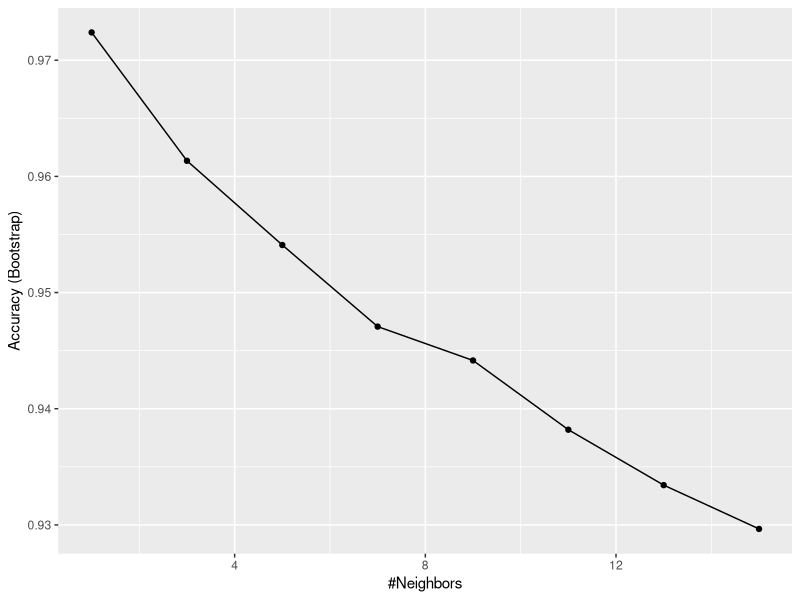
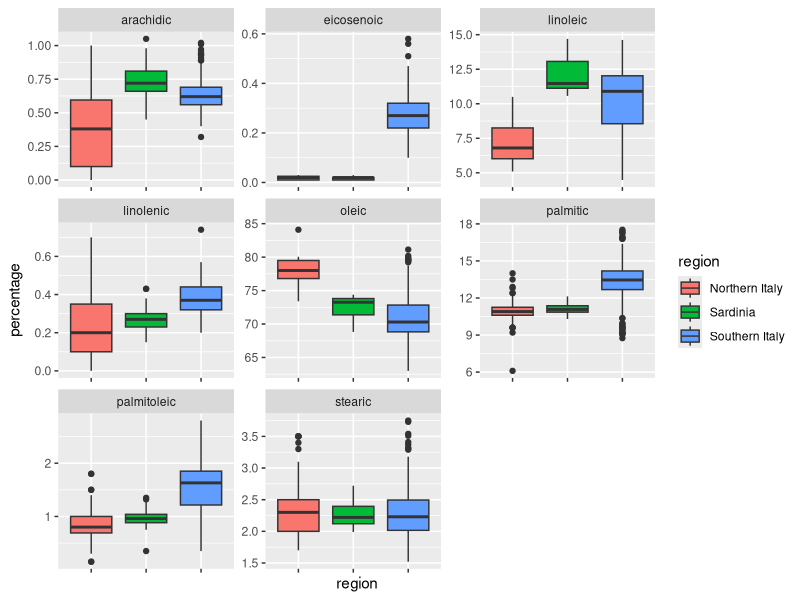
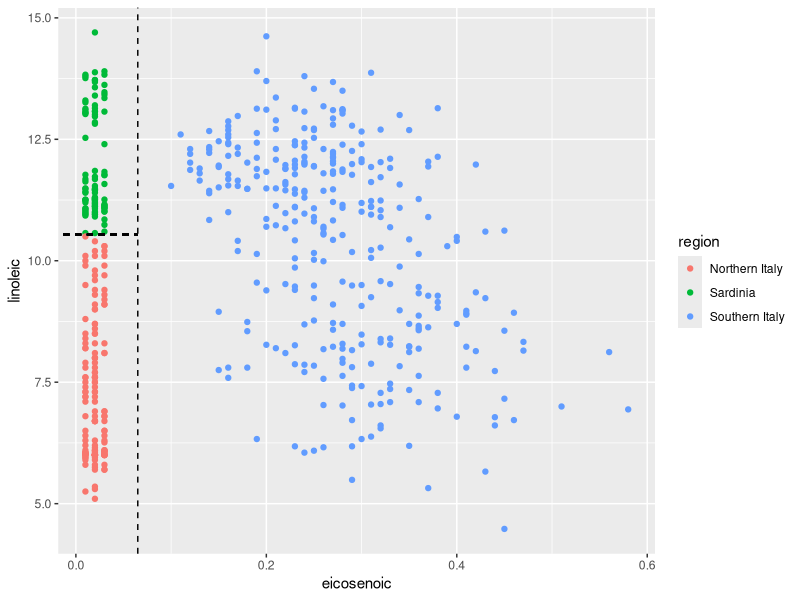
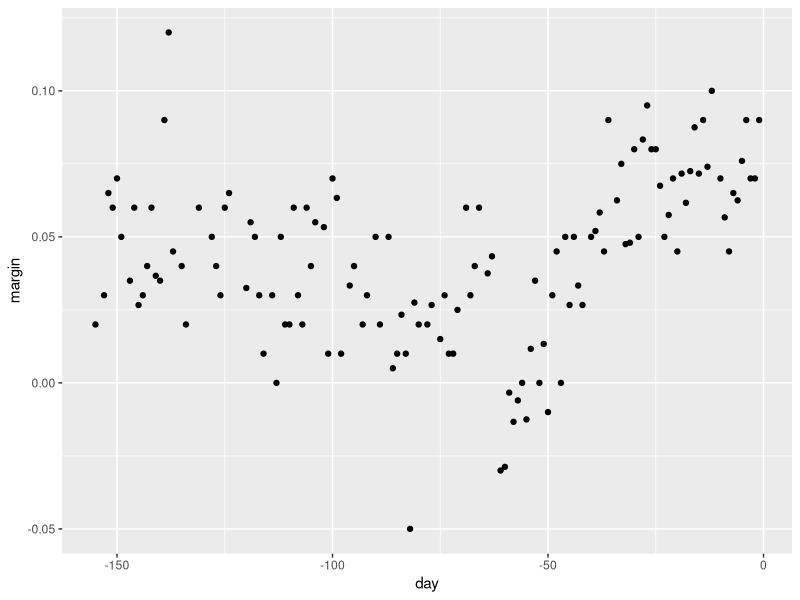
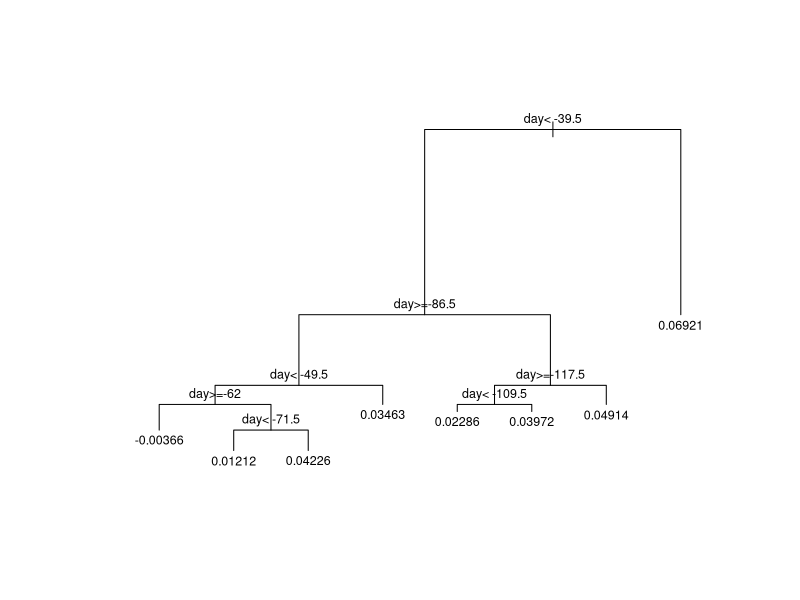
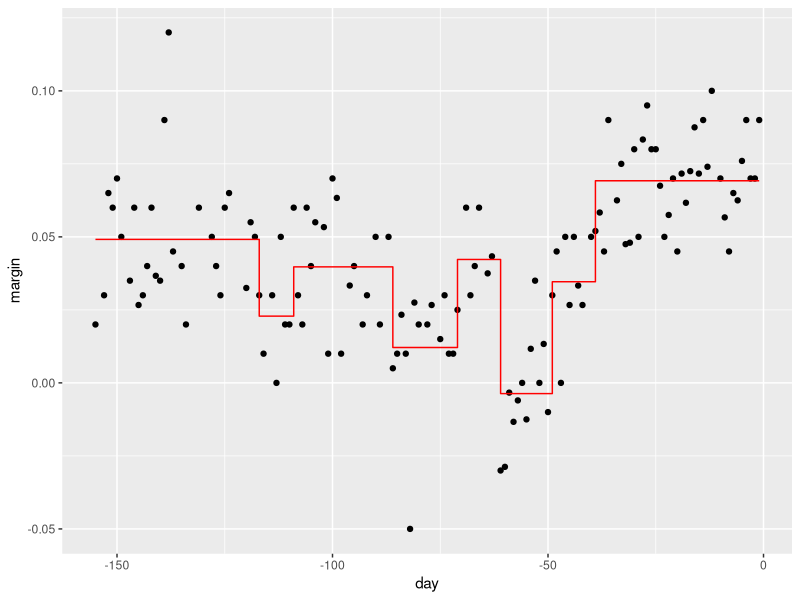
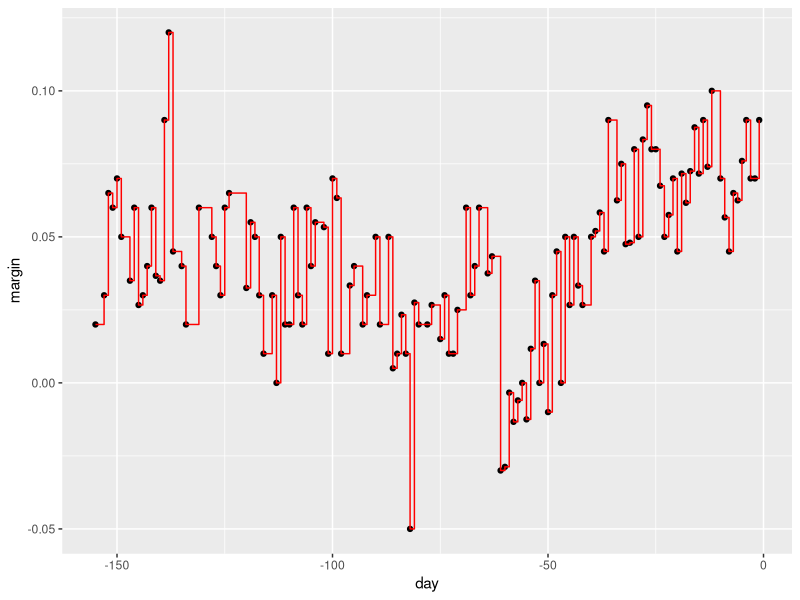
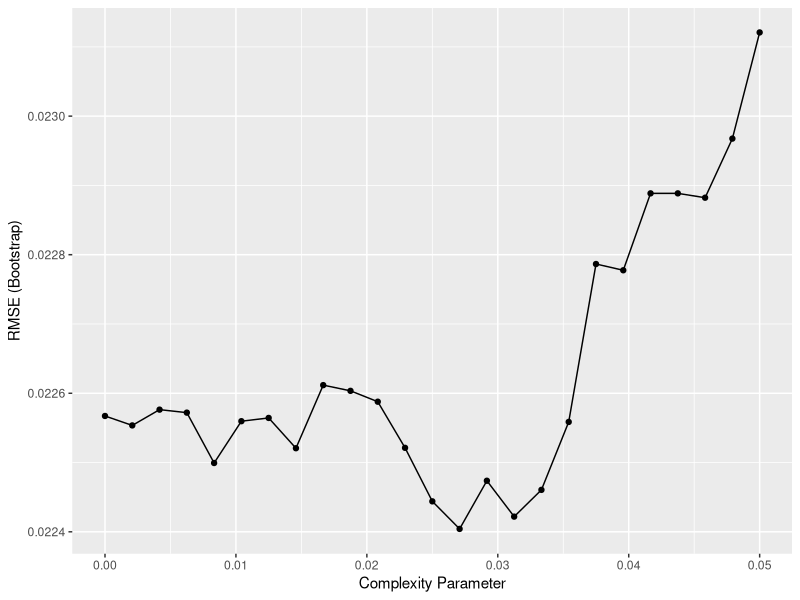

Generate these figures, in order, with R: (Note: this script raises an error after producing the figures.)
#Classification and Regression Trees (CART)
# Load data
library(tidyverse)
library(dslabs)
data("olive")
olive %>% as_tibble()
table(olive$region)
olive <- select(olive, -area)

# Predict region using KNN
library(caret)
fit <- train(region ~ .,  method = "knn", 
             tuneGrid = data.frame(k = seq(1, 15, 2)), 
             data = olive)
ggplot(fit)

# Plot distribution of each predictor stratified by region
olive %>% gather(fatty_acid, percentage, -region) %>%
  ggplot(aes(region, percentage, fill = region)) +
  geom_boxplot() +
  facet_wrap(~fatty_acid, scales = "free") +
  theme(axis.text.x = element_blank())

# plot values for eicosenoic and linoleic
p <- olive %>% 
  ggplot(aes(eicosenoic, linoleic, color = region)) + 
  geom_point()
p + geom_vline(xintercept = 0.065, lty = 2) + 
  geom_segment(x = -0.2, y = 10.54, xend = 0.065, yend = 10.54, color = "black", lty = 2)

# load data for regression tree
data("polls_2008")
qplot(day, margin, data = polls_2008)

library(rpart)
fit <- rpart(margin ~ ., data = polls_2008)

# visualize the splits 
plot(fit, margin = 0.1)
text(fit, cex = 0.75)
polls_2008 %>% 
  mutate(y_hat = predict(fit)) %>% 
  ggplot() +
  geom_point(aes(day, margin)) +
  geom_step(aes(day, y_hat), col="red")

# change parameters
fit <- rpart(margin ~ ., data = polls_2008, control = rpart.control(cp = 0, minsplit = 2))
polls_2008 %>% 
  mutate(y_hat = predict(fit)) %>% 
  ggplot() +
  geom_point(aes(day, margin)) +
  geom_step(aes(day, y_hat), col="red")

# use cross validation to choose cp
library(caret)
train_rpart <- train(margin ~ ., method = "rpart", tuneGrid = data.frame(cp = seq(0, 0.05, len = 25)), data = polls_2008)
ggplot(train_rpart)

# access the final model and plot it
plot(train_rpart$finalModel, margin = 0.1)
text(train_rpart$finalModel, cex = 0.75)
polls_2008 %>% 
  mutate(y_hat = predict(train_rpart)) %>% 
  ggplot() +
  geom_point(aes(day, margin)) +
  geom_step(aes(day, y_hat), col="red")

# prune the tree 
pruned_fit <- prune(fit, cp = 0.01)

#Classification (Decision) Trees
# fit a classification tree and plot it
train_rpart <- train(y ~ .,
                     method = "rpart",
                     tuneGrid = data.frame(cp = seq(0.0, 0.1, len = 25)),
                     data = mnist_27$train)
plot(train_rpart)

# compute accuracy
confusionMatrix(predict(train_rpart, mnist_27$test), mnist_27$test$y)$overall["Accuracy"]

#Random Forests
library(randomForest)
fit <- randomForest(margin~., data = polls_2008) 
plot(fit)

polls_2008 %>%
  mutate(y_hat = predict(fit, newdata = polls_2008)) %>% 
  ggplot() +
  geom_point(aes(day, margin)) +
  geom_line(aes(day, y_hat), col="red")

library(randomForest)
train_rf <- randomForest(y ~ ., data=mnist_27$train)
confusionMatrix(predict(train_rf, mnist_27$test), mnist_27$test$y)$overall["Accuracy"]

# use cross validation to choose parameter
train_rf_2 <- train(y ~ .,
                    method = "Rborist",
                    tuneGrid = data.frame(predFixed = 2, minNode = c(3, 50)),
                    data = mnist_27$train)
confusionMatrix(predict(train_rf_2, mnist_27$test), mnist_27$test$y)$overall["Accuracy"]
